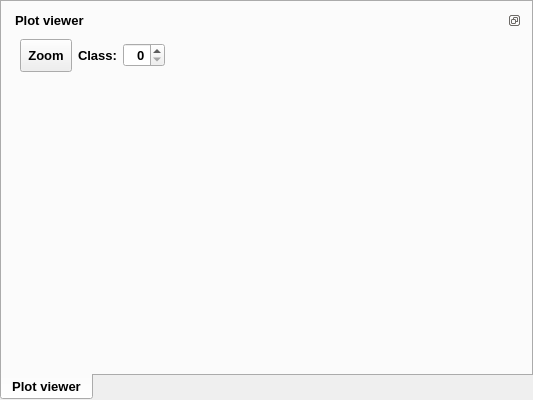
        <widget class="QTabWidget" name="leftTabWidget" >
         <property name="font" >
          <font>
           <pointsize>10</pointsize>
           <weight>75</weight>
           <bold>true</bold>
          </font>
         </property>
         <property name="tabPosition" >
          <enum>QTabWidget::South</enum>
         </property>
         <property name="currentIndex" >
          <number>0</number>
         </property>
         <widget class="QWidget" name="plotViewerTab" >
          <attribute name="title" >
           <string>Plot viewer</string>
          </attribute>
          <attribute name="icon" >
           <iconset resource="icons.qrc" >
            <normaloff>:/Icons/icons/silk/chart_curve.png</normaloff>:/Icons/icons/silk/chart_curve.png</iconset>
          </attribute>
          <layout class="QVBoxLayout" name="verticalLayout_2" >
           <item>
            <widget class="QDockWidget" name="dockPlotWidget" >
             <property name="minimumSize" >
              <size>
               <width>450</width>
               <height>0</height>
              </size>
             </property>
             <property name="font" >
              <font>
               <pointsize>10</pointsize>
               <weight>75</weight>
               <bold>true</bold>
              </font>
             </property>
             <property name="features" >
              <set>QDockWidget::DockWidgetFloatable|QDockWidget::DockWidgetMovable</set>
             </property>
             <property name="windowTitle" >
              <string>Plot viewer</string>
             </property>
             <widget class="QWidget" name="dockWidgetContents" >
              <layout class="QVBoxLayout" name="verticalLayout" >
               <item>
                <layout class="QHBoxLayout" name="horizontalLayout_5" >
                 <item>
                  <widget class="QToolButton" name="btnZoomPlot" >
                   <property name="minimumSize" >
                    <size>
                     <width>0</width>
                     <height>33</height>
                    </size>
                   </property>
                   <property name="font" >
                    <font>
                     <pointsize>10</pointsize>
                     <weight>75</weight>
                     <bold>true</bold>
                    </font>
                   </property>
                   <property name="text" >
                    <string>Zoom</string>
                   </property>
                   <property name="icon" >
                    <iconset resource="icons.qrc" >
                     <normaloff>:/Icons/icons/silk/zoom.png</normaloff>:/Icons/icons/silk/zoom.png</iconset>
                   </property>
                   <property name="iconSize" >
                    <size>
                     <width>24</width>
                     <height>24</height>
                    </size>
                   </property>
                   <property name="checkable" >
                    <bool>true</bool>
                   </property>
                   <property name="toolButtonStyle" >
                    <enum>Qt::ToolButtonTextBesideIcon</enum>
                   </property>
                  </widget>
                 </item>
                 <item>
                  <widget class="QLabel" name="gemClassLabel" >
                   <property name="font" >
                    <font>
                     <pointsize>10</pointsize>
                     <weight>75</weight>
                     <bold>true</bold>
                    </font>
                   </property>
                   <property name="text" >
                    <string>Class:</string>
                   </property>
                   <property name="buddy" >
                    <cstring>gemClassSpinBox</cstring>
                   </property>
                  </widget>
                 </item>
                 <item>
                  <widget class="QSpinBox" name="gemClassSpinBox" >
                   <property name="font" >
                    <font>
                     <pointsize>10</pointsize>
                     <weight>75</weight>
                     <bold>true</bold>
                    </font>
                   </property>
                   <property name="alignment" >
                    <set>Qt::AlignRight|Qt::AlignTrailing|Qt::AlignVCenter</set>
                   </property>
                   <property name="minimum" >
                    <number>0</number>
                   </property>
                   <property name="maximum" >
                    <number>86</number>
                   </property>
                   <property name="value" >
                    <number>0</number>
                   </property>
                  </widget>
                 </item>
                 <item>
                  <spacer name="horizontalSpacer_17" >
                   <property name="orientation" >
                    <enum>Qt::Horizontal</enum>
                   </property>
                   <property name="sizeType" >
                    <enum>QSizePolicy::Expanding</enum>
                   </property>
                   <property name="sizeHint" stdset="0" >
                    <size>
                     <width>468</width>
                     <height>18</height>
                    </size>
                   </property>
                  </spacer>
                 </item>
                </layout>
               </item>
               <item>
                <widget class="QWidget" native="1" name="plotWidgetHolder" >
                 <property name="sizePolicy" >
                  <sizepolicy vsizetype="Expanding" hsizetype="Preferred" >
                   <horstretch>0</horstretch>
                   <verstretch>0</verstretch>
                  </sizepolicy>
                 </property>
                 <property name="minimumSize" >
                  <size>
                   <width>0</width>
                   <height>375</height>
                  </size>
                 </property>
                </widget>
               </item>
              </layout>
              <zorder>plotWidgetHolder</zorder>
              <zorder></zorder>
             </widget>
            </widget>
           </item>
          </layout>
         </widget>
        </widget>
